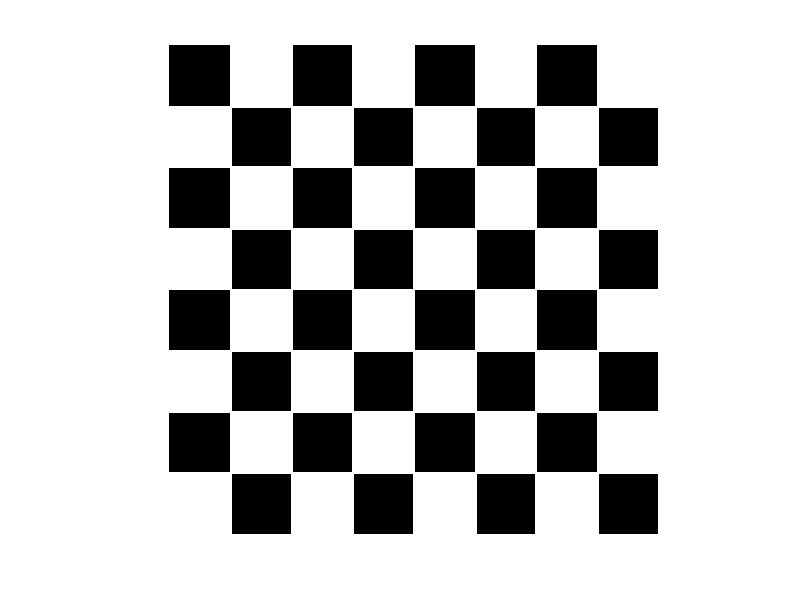

This chart was generated by the following MATLAB code:
%***********************************************************************
%***********************************************************************
%***********************************************************************
function show_101

fprintf('*************************************************************')

NRows = 1000;
IX = checkerboard(NRows/8)>0.5;
%[IY,RY] = imtranslate(IX,[100 0]);
IY = impyramid(IX,'reduce');

%***********************************************************************
xWorldLimits = [-1 1];
yWorldLimits = [-1 1];

RX = imref2d(size(IX),xWorldLimits,yWorldLimits);



imshow(IY)
display(size(IY),'size(IY)')

return

